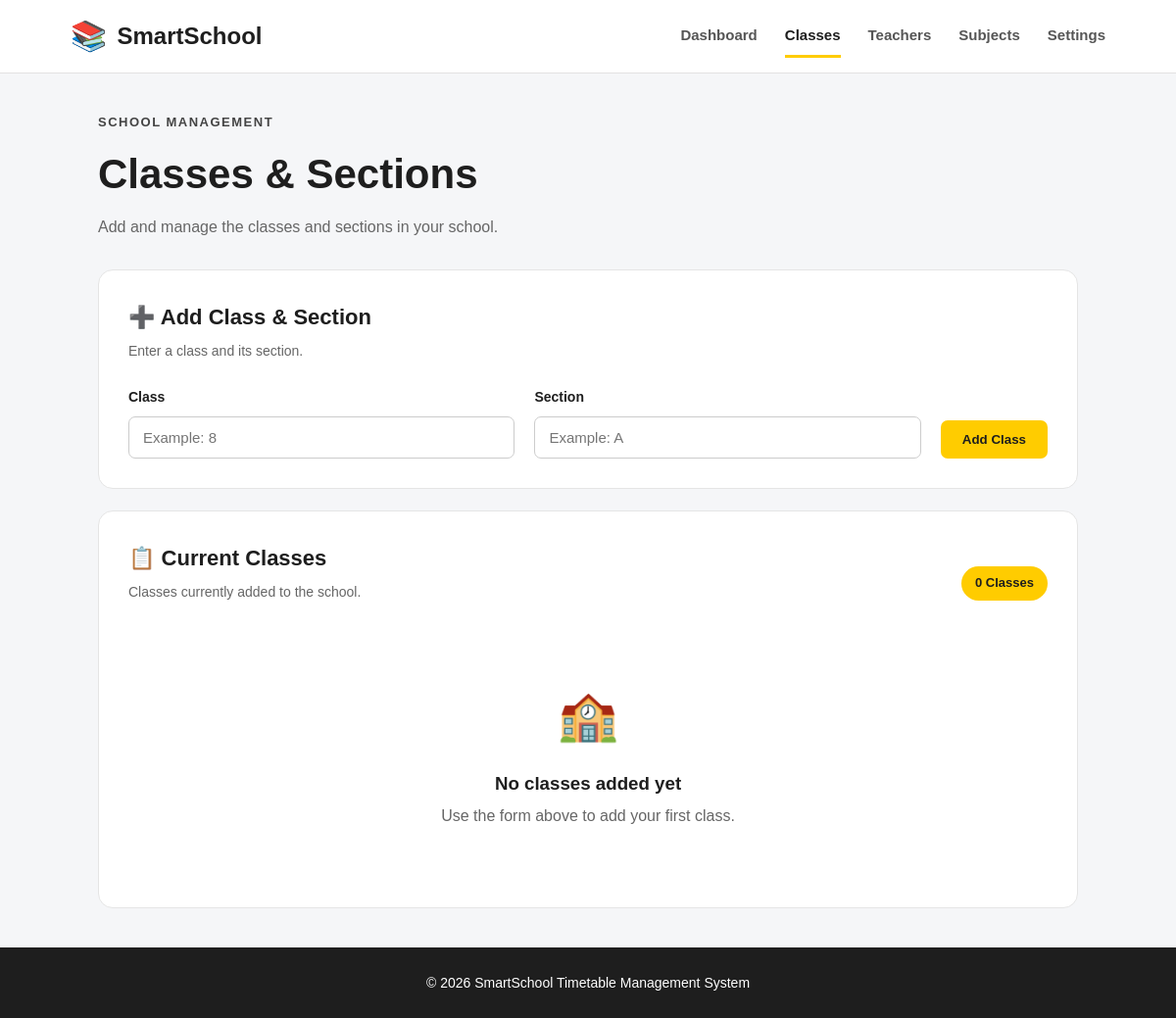
The app's page /classes, older data.
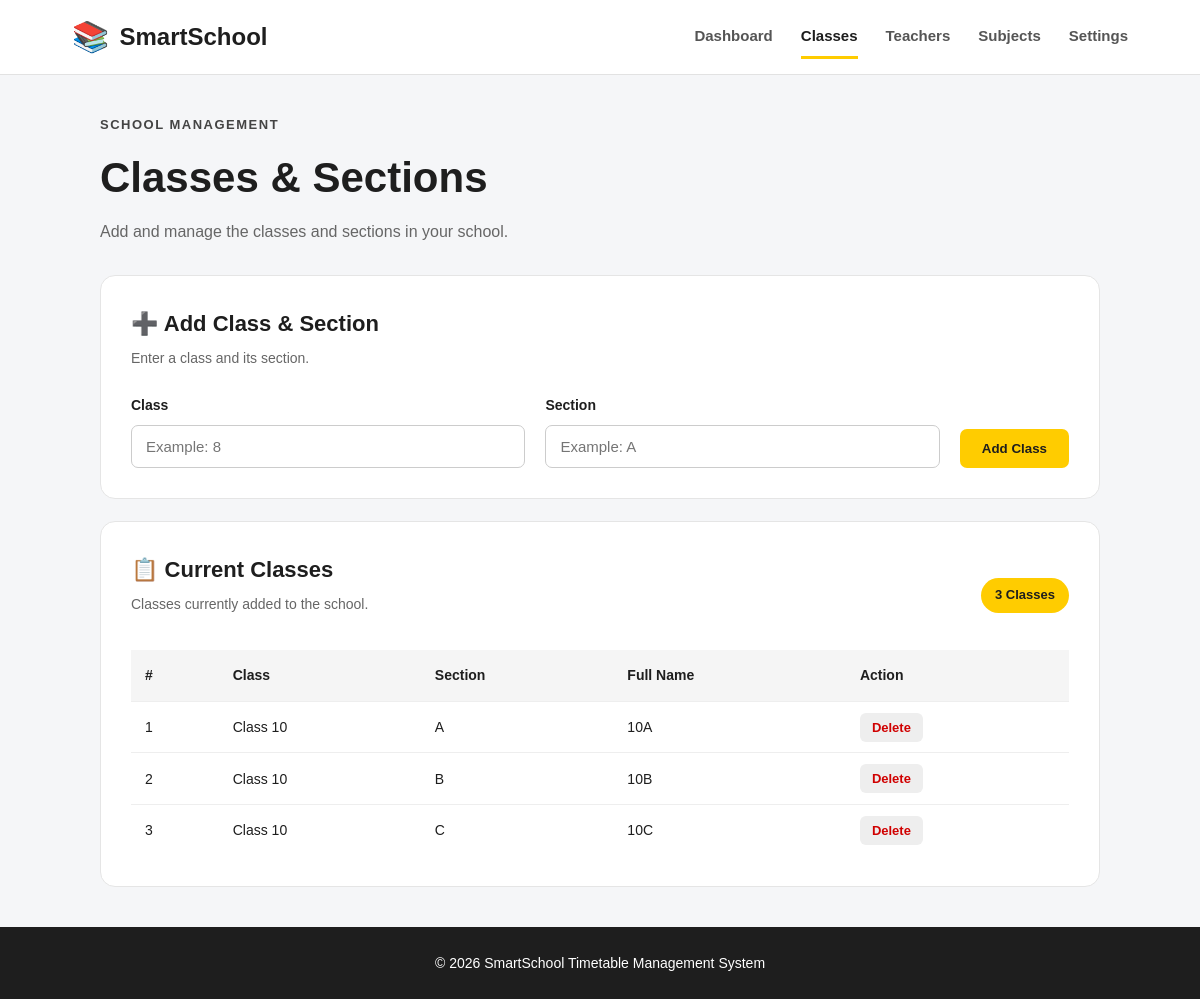
The same page, newer data.
### tables this page shows
CREATE TABLE classes (
            id INTEGER PRIMARY KEY AUTOINCREMENT,
            class_name TEXT NOT NULL,
            section TEXT NOT NULL
        );

### app.py (the view, shortened to what this page needs)
@app.route("/classes", methods=["GET", "POST"])
def classes():
    connection = get_db_connection()
    class_list = connection.execute(
        """
        SELECT * FROM classes
        ORDER BY class_name, section
        """
    ).fetchall()
    connection.close()
    return render_template(
        "classes.html",
        classes=class_list
    )

### app.py (called while the page is built)
def get_db_connection():
    connection = sqlite3.connect(DATABASE)
    connection.row_factory = sqlite3.Row
    return connection

### templates/classes.html (shortened to what this page needs)
<!DOCTYPE html>
<html lang="en">
<head>
    <link
        rel="stylesheet"
        href="{{ url_for('static', filename='style.css') }}"
    >
</head>
<body>
<header class="header">
    <div class="logo">
        <span class="logo-icon">
            📚
        </span>
        <span>
            SmartSchool
        </span>
    </div>
    <nav class="navigation">
        <a href="{{ url_for('home') }}">
            Dashboard
        </a>
        <a
            href="{{ url_for('classes') }}"
            class="active"
        >
            Classes
        </a>
        <a href="#">
            Teachers
        </a>
        <a href="#">
            Subjects
        </a>
        <a href="{{ url_for('settings') }}">
            Settings
        </a>
    </nav>
</header>
<main class="classes-container">
    <div class="page-heading">
        <p class="small-heading">
            SCHOOL MANAGEMENT
        </p>
        <h1>
            Classes & Sections
        </h1>
        <p>
            Add and manage the classes and sections
            in your school.
        </p>
    </div>
    <section class="settings-card">
        <h2>
            ➕ Add Class & Section
        </h2>
        <p class="section-description">
            Enter a class and its section.
        </p>
        <form
            method="POST"
            class="class-form"
        >
            <div class="form-group">
                <label for="class_name">
                    Class
                </label>
                <input
                    type="text"
                    id="class_name"
                    name="class_name"
                    placeholder="Example: 8"
                    required
                >
            </div>
            <div class="form-group">
                <label for="section">
                    Section
                </label>
                <input
                    type="text"
                    id="section"
                    name="section"
                    placeholder="Example: A"
                    required
                >
            </div>
            <div class="class-submit">
                <button
                    type="submit"
                    class="save-button"
                >
                    Add Class
                </button>
            </div>
        </form>
    </section>
    <section class="settings-card">
        <div class="class-list-heading">
            <div>
                <h2>
                    📋 Current Classes
                </h2>
                <p class="section-description">
                    Classes currently added to the school.
                </p>
            </div>
            <span class="class-count">
                {{ classes|length }} Classes
            </span>
        </div>
        {% if classes %}
        <div class="class-table-container">
            <table class="class-table">
                <thead>
                    <tr>
                        <th>
                            #
                        </th>
                        <th>
                            Class
                        </th>
                        <th>
                            Section
                        </th>
                        <th>
                            Full Name
                        </th>
                        <th>
                            Action
                        </th>
                    </tr>
                </thead>
                <tbody>
                    {% for class in classes %}
                    <tr>
                        <td>
                            {{ loop.index }}
                        </td>
                        <td>
                            Class {{ class["class_name"] }}
                        </td>
                        <td>
                            {{ class["section"] }}
                        </td>
                        <td>
                            {{ class["class_name"] }}{{ class["section"] }}
                        </td>
                        <td>
                            <a
                                href="{{ url_for(
                                    'delete_class',
                                    class_id=class['id']
                                ) }}"
                                class="delete-button"
                                onclick="return confirm(
                                    'Are you sure you want to delete this class?'
                                );"
                            >
                                Delete
                            </a>
                        </td>
                    </tr>
                    {% endfor %}
                </tbody>
            </table>
        </div>
        {% else %}
        <div class="empty-state">
            <div class="empty-icon">
                🏫
            </div>
            <h3>
                No classes added yet
            </h3>
            <p>
                Use the form above to add your first class.
            </p>
        </div>
        {% endif %}
    </section>
</main>
<footer class="footer">
    <p>
        © 2026 SmartSchool Timetable Management System
    </p>
</footer>
</body>
</html>

### static/style.css (style rules this page uses)
* { margin: 0; padding: 0; box-sizing: border-box; }
body { font-family: Arial, Helvetica, sans-serif; background-color: #f5f6f8; color: #1e1e1e; line-height: 1.6; }
.header { background-color: #ffffff; min-height: 75px; padding: 0 6%; display: flex; align-items: center; justify-content: space-between; border-bottom: 1px solid #e2e2e2; }
.logo { display: flex; align-items: center; gap: 10px; font-size: 24px; font-weight: bold; }
.logo-icon { font-size: 30px; }
.navigation { display: flex; gap: 28px; }
.navigation a { text-decoration: none; color: #555555; font-size: 15px; font-weight: 600; padding: 8px 0; }
.navigation a.active { color: #1e1e1e; border-bottom: 3px solid #ffcc00; }
.small-heading { font-size: 13px; font-weight: bold; letter-spacing: 1.5px; margin-bottom: 8px; color: #444444; }
.page-heading { margin-bottom: 30px; }
.page-heading h1 { font-size: 42px; margin-bottom: 8px; }
.page-heading > p:last-child { color: #666666; }
.settings-card { background-color: #ffffff; border: 1px solid #e5e5e5; border-radius: 15px; padding: 30px; margin-bottom: 22px; }
.settings-card h2 { font-size: 22px; margin-bottom: 6px; }
.section-description { color: #666666; font-size: 14px; margin-bottom: 25px; }
.form-group { display: flex; flex-direction: column; gap: 8px; flex: 1; }
.form-group label { font-size: 14px; font-weight: bold; }
.form-group input { width: 100%; padding: 12px 14px; border: 1px solid #cccccc; border-radius: 7px; font-size: 15px; background-color: #ffffff; }
.save-button { border: none; background-color: #ffcc00; color: #1e1e1e; padding: 12px 22px; border-radius: 7px; font-weight: bold; cursor: pointer; }
.footer { background-color: #1e1e1e; color: #ffffff; text-align: center; padding: 25px; font-size: 14px; }
.classes-container { width: 88%; max-width: 1000px; margin: 40px auto; }
.class-form { display: flex; align-items: flex-end; gap: 20px; }
.class-form .form-group { flex: 1; }
.class-submit { display: flex; align-items: flex-end; }
.class-list-heading { display: flex; align-items: center; justify-content: space-between; }
.class-count { background-color: #ffcc00; padding: 7px 14px; border-radius: 20px; font-size: 13px; font-weight: bold; }
.class-table-container { overflow-x: auto; }
.class-table { width: 100%; border-collapse: collapse; margin-top: 10px; }
.class-table th { text-align: left; background-color: #f5f5f5; padding: 14px; font-size: 14px; }
.class-table td { padding: 14px; border-top: 1px solid #eeeeee; font-size: 14px; }
.delete-button { text-decoration: none; background-color: #eeeeee; color: #d00000; padding: 7px 12px; border-radius: 6px; font-size: 13px; font-weight: bold; }

Row changes from the older to the newer data that the page shows:
added classes: class_name "10", section "A"
added classes: class_name "10", section "B"
added classes: class_name "10", section "C"
Text that changed along with them:
{{ classes|length }}: "0" → "3"
text no longer shown: "🏫 No classes added yet Use the form above to add your first class."
text now shown: "# Class Section Full Name Action"
